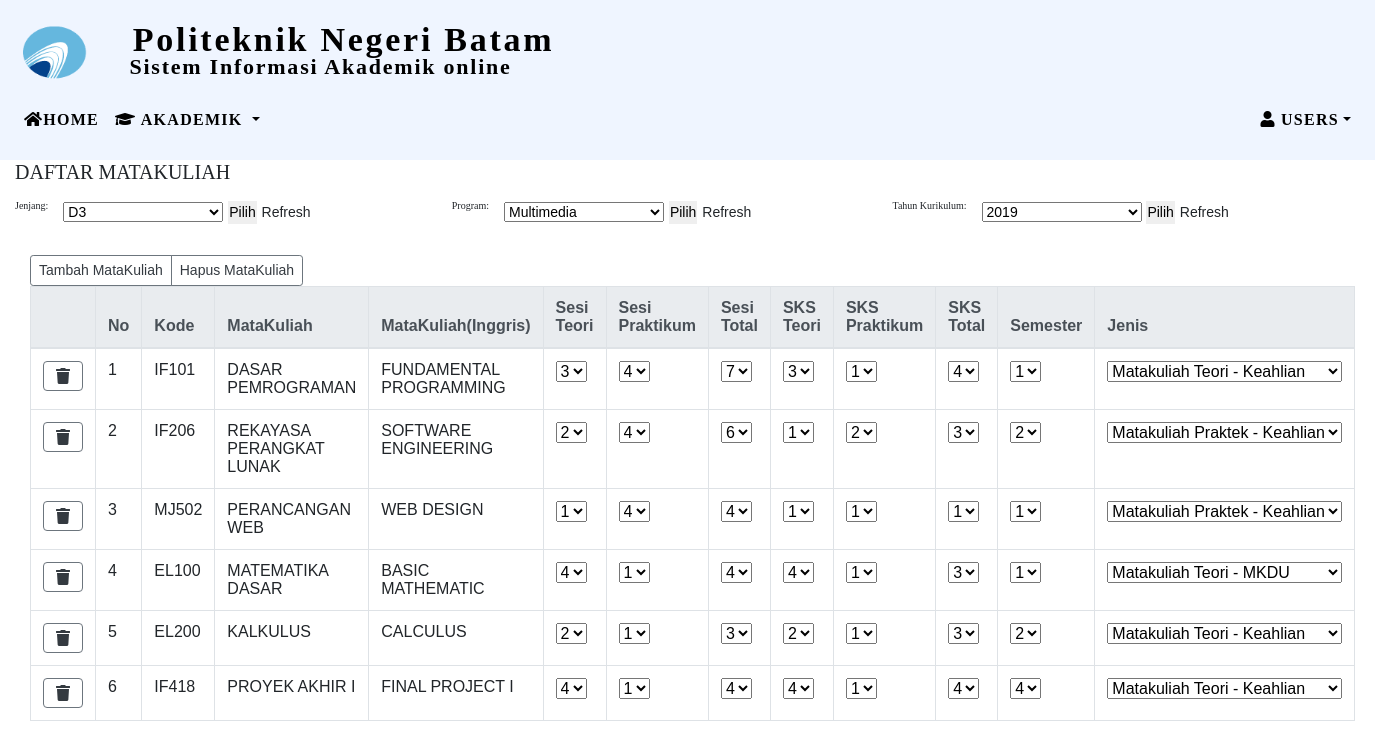
The page /SID/user/daftar_matkul.php (signed in) on the database its author committed.
### tables this page shows
CREATE TABLE `matkul` (
  `id_matkul` int(100) NOT NULL,
  `kode` varchar(10) NOT NULL,
  `jenjang` varchar(30) NOT NULL,
  `prodi` varchar(50) NOT NULL,
  `tahun` int(30) NOT NULL,
  `matkul` varchar(50) NOT NULL,
  `matkul_ing` varchar(50) NOT NULL,
  `sesi_teori` int(10) NOT NULL,
  `sesi_prak` int(10) NOT NULL,
  `sesi_total` int(10) NOT NULL,
  `sks_teori` int(10) NOT NULL,
  `sks_prak` int(10) NOT NULL,
  `sks_total` int(10) NOT NULL,
  `semester` int(10) NOT NULL,
  `jenis` varchar(50) NOT NULL,
  `role` varchar(50) NOT NULL
);

### SID/user/daftar_matkul.php (the view, shortened to what this page needs)
<head>
  <link rel="stylesheet" href="https://maxcdn.bootstrapcdn.com/bootstrap/4.5.2/css/bootstrap.min.css">
  <link rel="stylesheet" href="stylecss.css">
  <link rel="stylesheet" href="https://use.fontawesome.com/releases/v5.7.0/css/all.css">
</head>
<body>
  <navbar>
    <div class="navbar nav navbar-fixed-top navbar-inverse">
      <h0 class="header_title">Politeknik Negeri Batam</h0>
      <h5 class="header_body">Sistem Informasi Akademik online</h5>
      <img width="100px" height="100px" alt="" class="header_icon" src="logo.png">
    </div>
  </navbar>
  <nav class="navbar navbar-expand-sm">
    <ul class="navbar-nav">
      <li class="nav-item">
        <a class="nav-link" href="dash.php"><span class="fas fa-home"></span>HOME</a>
      </li>
      <li class="nav-item dropdown">
        <a class="nav-link dropdown-toggle" href="#" id="navbardrop" data-toggle="dropdown"><span class="fas fa-graduation-cap"></span>
          AKADEMIK
        </a>
      </li>
    </ul>
    <div class="collapse navbar-collapse justify-content-end" id="navbarNavDropdown">
      <ul class="navbar-nav">
        <li class="nav-item dropdown">
          <a class="nav-link dropdown-toggle" href="#" id="navbardrop" data-toggle="dropdown"><span class="fas fa-user"></span> USERS</a>
        </li>
      </ul>
    </div>
  </nav>
  <div class="container-fluid">
    <h5>DAFTAR MATAKULIAH</h5>
    <div class="container-fluid">
      <div class="row">
        <h6>Jenjang: </h6>
        <div class="col">
          <form action="<?php echo $_SERVER["PHP_SELF"]; ?>" method="GET">
            <select name="jenjang" style="width:160px;">
              <?php
              include "koneksi.php";
              $query    = mysqli_query($koneksi, "select * from matkul GROUP BY jenjang ORDER BY jenjang");
              while ($data = mysqli_fetch_array($query)) {
              ?>
                <option value="<?= $data['jenjang']; ?>"><?php echo $data['jenjang']; ?></option>
              <?php
              }
              ?>
            </select>
            <input type="submit" value="Pilih">
            <a href="daftar_matkul.php">Refresh</a>
          </form>
        </div>
        <h6>Program: </h6>
        <div class="col">
          <form action="<?php echo $_SERVER["PHP_SELF"]; ?>" method="GET">
            <select name="prodi" style="width:160px;">
              <?php
              include "koneksi.php";
              $query    = mysqli_query($koneksi, "select * from matkul GROUP BY prodi ORDER BY prodi");
              while ($data = mysqli_fetch_array($query)) {
              ?>
                <option value="<?= $data['prodi']; ?>"><?php echo $data['prodi']; ?></option>
              <?php
              }
              ?>
            </select>
            <input type="submit" value="Pilih">
            <a href="daftar_matkul.php">Refresh</a>
          </form>
        </div>
        <h6>Tahun Kurikulum: </h6>
        <div class="col">
          <form action="<?php echo $_SERVER["PHP_SELF"]; ?>" method="GET">
            <select name="tahun" style="width:160px;">
              <?php
              include "koneksi.php";
              $query    = mysqli_query($koneksi, "select * from matkul GROUP BY tahun ORDER BY tahun");
              while ($data = mysqli_fetch_array($query)) {
              ?>
                <option value="<?= $data['tahun']; ?>"><?php echo $data['tahun']; ?></option>
              <?php
              }
              ?>
            </select>
            <input type="submit" value="Pilih">
            <a href="daftar_matkul.php">Refresh</a>
          </form>
        </div>
        <div class="container-fluid mt-3">
          <div class="btn-group btn-group-sm">
            <button type="button" class="btn btn-outline-secondary text-dark">Tambah MataKuliah</button>
            <button type="button" class="btn btn-outline-secondary text-dark">Hapus MataKuliah</button>
          </div>
        </div>
        <div class="container-fluid">
          <div class="table-responsive">
            <table class="table table-bordered">
              <thead class="thead-light">
                <tr>
                  <th></th>
                  <th>No</th>
                  <th>Kode</th>
                  <th>MataKuliah</th>
                  <th>MataKuliah(Inggris)</th>
                  <th>Sesi Teori</th>
                  <th>Sesi Praktikum</th>
                  <th>Sesi Total</th>
                  <th>SKS Teori</th>
                  <th>SKS Praktikum</th>
                  <th>SKS Total</th>
                  <th>Semester</th>
                  <th>Jenis</th>
                </tr>
              </thead>
              <tbody>
                <?php
                include 'koneksi.php';
                $no = 1;
                if ($_SESSION['jurusan']) {
                  $tampeg = mysqli_query($koneksi, "select * from matkul where role='" . $_SESSION['jurusan'] . "'");
                } elseif (isset($_GET['jenjang'])) {
                  $jenjang = trim($_GET['jenjang']);
                  $tampeg = mysqli_query($koneksi, "select * from matkul where jenjang='$jenjang' order by kode asc");
                } elseif (isset($_GET['prodi'])) {
                  $prodi = trim($_GET['prodi']);
                  $tampeg = mysqli_query($koneksi, "select * from matkul where prodi='$prodi' order by kode asc");
                } elseif (isset($_GET['tahun'])) {
                  $tahun = trim($_GET['tahun']);
                  $tampeg = mysqli_query($koneksi, "select * from matkul where tahun='$tahun' order by kode asc");
                } else {
                  $tampeg = mysqli_query($koneksi, "select * from matkul");
                }
                while ($pecah = mysqli_fetch_array($tampeg)) {
                ?>
                  <tr>
                    <td>
                      <a href="hapus_matkul.php?id_matkul=<?php echo $pecah['id_matkul']; ?>" class="btn btn-outline-secondary text-dark"><span class="fas fa-trash"></span></a>
                    </td>
                    <td><?php echo $no++; ?></td>
                    <td><?php echo $pecah['kode']; ?></td>
                    <td><?php echo $pecah['matkul']; ?></td>
                    <td><?php echo $pecah['matkul_ing']; ?></td>
                    <td>
                      <select name="sesi_teori">
                        <option value="1" <?php if ($pecah['sesi_teori'] == '1') echo 'selected' ?>>1</option>
                        <option value="2" <?php if ($pecah['sesi_teori'] == '2') echo 'selected' ?>>2</option>
                        <option value="3" <?php if ($pecah['sesi_teori'] == '3') echo 'selected' ?>>3</option>
                        <option value="4" <?php if ($pecah['sesi_teori'] == '4') echo 'selected' ?>>4</option>
                      </select>
                    </td>
                    <td>
                      <select name="sesi_prak">
                        <option value="1" <?php if ($pecah['sesi_prak'] == '1') echo 'selected' ?>>1</option>
                        <option value="4" <?php if ($pecah['sesi_prak'] == '4') echo 'selected' ?>>4</option>
                      </select>
                    </td>
                    <td>
                      <select name="sesi_total">
                        <option value="3" <?php if ($pecah['sesi_total'] == '3') echo 'selected' ?>>3</option>
                        <option value="4" <?php if ($pecah['sesi_total'] == '4') echo 'selected' ?>>4</option>
                        <option value="6" <?php if ($pecah['sesi_total'] == '6') echo 'selected' ?>>6</option>
                        <option value="7" <?php if ($pecah['sesi_total'] == '7') echo 'selected' ?>>7</option>
                      </select>
                    </td>
                    <td>
                      <select name="sks_teori">
                        <option value="1" <?php if ($pecah['sks_teori'] == '1') echo 'selected' ?>>1</option>
                        <option value="2" <?php if ($pecah['sks_teori'] == '2') echo 'selected' ?>>2</option>
                        <option value="3" <?php if ($pecah['sks_teori'] == '3') echo 'selected' ?>>3</option>
                        <option value="4" <?php if ($pecah['sks_teori'] == '4') echo 'selected' ?>>4</option>
                      </select>
                    </td>
                    <td>
                      <select name="sks_prak">
                        <option value="1" <?php if ($pecah['sks_prak'] == '1') echo 'selected' ?>>1</option>
                        <option value="2" <?php if ($pecah['sks_prak'] == '2') echo 'selected' ?>>2</option>
                      </select>
                    </td>
                    <td>
                      <select name="sks_total">
                        <option value="1" <?php if ($pecah['sks_total'] == '1') echo 'selected' ?>>1</option>
                        <option value="3" <?php if ($pecah['sks_total'] == '3') echo 'selected' ?>>3</option>
                        <option value="4" <?php if ($pecah['sks_total'] == '4') echo 'selected' ?>>4</option>
                      </select>
                    </td>
                    <td>
                      <select name="semester">
                        <option value="1" <?php if ($pecah['semester'] == '1') echo 'selected' ?>>1</option>
                        <option value="2" <?php if ($pecah['semester'] == '2') echo 'selected' ?>>2</option>
                        <option value="4" <?php if ($pecah['semester'] == '4') echo 'selected' ?>>4</option>
                      </select>
                    </td>
                    <td>
                      <select name="jenis">
                        <option value="Matakuliah Teori - MKDU" <?php if ($pecah['jenis'] == 'Matakuliah Teori - MKDU') echo 'selected' ?>>Matakuliah Teori - MKDU</option>
                        <option value="Matakuliah Teori - Keahlian" <?php if ($pecah['jenis'] == 'Matakuliah Teori - Keahlian') echo 'selected' ?>>Matakuliah Teori - Keahlian</option>
                        <option value="Matakuliah Praktek - Keahlian" <?php if ($pecah['jenis'] == 'Matakuliah Praktek - Keahlian') echo 'selected' ?>>Matakuliah Praktek - Keahlian</option>
                      </select>
                    </td>
                  </tr>
                <?php } ?>
              </tbody>
            </table>
          </div>
        </div>
</body>

### SID/user/stylecss.css (style rules this page uses)
body { background-color: #ecf3fd; }
*, *::before, *::after { box-sizing: inherit; }
body { background-color: var(--bodyBackgroundColor); font-family: var(--bodyFontFamily), var(--bodyFontFamilyFallback); font-size: var(--bodyFontSize); font-weight: var(--bodyFontWeight); line-height: var(--bodyLineHeight); margin: 0; min-block-size: 100vh; }
a { color: var(--anchorColor); text-decoration: none; transition: color 0.3s; }
input { appearance: none; border: black; font: inherit; margin: 1; outline: black; padding: 1; }
input[type='submit'] { cursor: pointer; }
.navbar { background-color: #EFF5FF; font-family: Montserrat; font-style: normal; font-weight: 800; font-size: 16px; line-height: 30px; text-align: center; letter-spacing: 0.08em; color: #000; width: 1375px; height: 80px; }
.header_title { width: 655px; height: 38px; font-family: Montserrat; font-style: normal; font-weight: 800; font-size: 34px; line-height: 37px; text-align: center; letter-spacing: 0.08em; color: #000; }
.header_body { position: absolute; width: 717px; height: 28px; left: -38px; top: 48px; font-family: Montserrat; font-style: normal; font-weight: bold; font-size: 22px; line-height: 37px; text-align: center; letter-spacing: 0.08em; color: #000; }
.header_icon { position: absolute; width: 67px; height: 55px; left: 20px; top: 25px; }
h5 { font-family: Montserrat; font-style: bold; }
h6 { font-family: Montserrat; font-size: 10px; left:30px }

### rows shown on the page
matkul: kode "IF101", matkul "DASAR PEMROGRAMAN", matkul_ing "FUNDAMENTAL PROGRAMMING", sesi_teori "3", sesi_prak "4", sesi_total "7", sks_teori "3", sks_prak "1", sks_total "4", semester "1", jenis "Matakuliah Teori - Keahlian"
matkul: kode "IF206", matkul "REKAYASA PERANGKAT LUNAK", matkul_ing "SOFTWARE ENGINEERING", sesi_teori "2", sesi_prak "4", sesi_total "6", sks_teori "1", sks_prak "2", sks_total "3", semester "2", jenis "Matakuliah Praktek - Keahlian"
matkul: kode "MJ502", matkul "PERANCANGAN WEB", matkul_ing "WEB DESIGN", sesi_prak "4", sesi_total "4", sks_prak "1", sks_total "1", semester "1", jenis "Matakuliah Praktek - Keahlian"
matkul: kode "EL100", matkul "MATEMATIKA DASAR", matkul_ing "BASIC MATHEMATIC", sesi_teori "4", sesi_total "4", sks_teori "4", sks_total "3", semester "1", jenis "Matakuliah Teori - MKDU"
matkul: kode "EL200", matkul "KALKULUS", matkul_ing "CALCULUS", sesi_teori "2", sesi_prak "1", sesi_total "3", sks_teori "2", sks_prak "1", sks_total "3", semester "2", jenis "Matakuliah Teori - Keahlian"
matkul: kode "IF418", matkul "PROYEK AKHIR I", matkul_ing "FINAL PROJECT I", sesi_teori "4", sesi_total "4", sks_teori "4", sks_total "4", semester "4", jenis "Matakuliah Teori - Keahlian"

### other values the page prints
form field jenjang "D3"
form field prodi "Multimedia"
form field tahun "2019"
